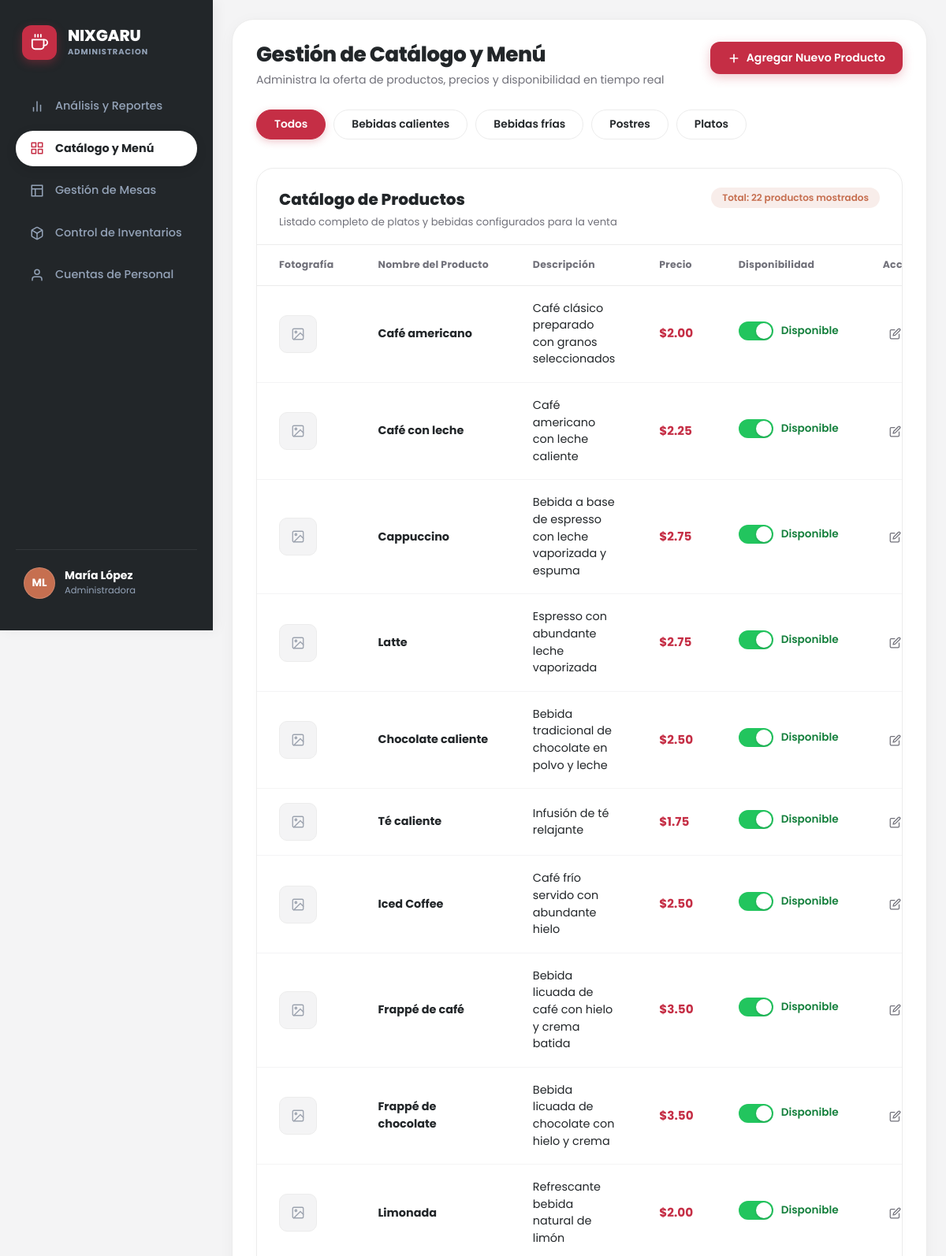
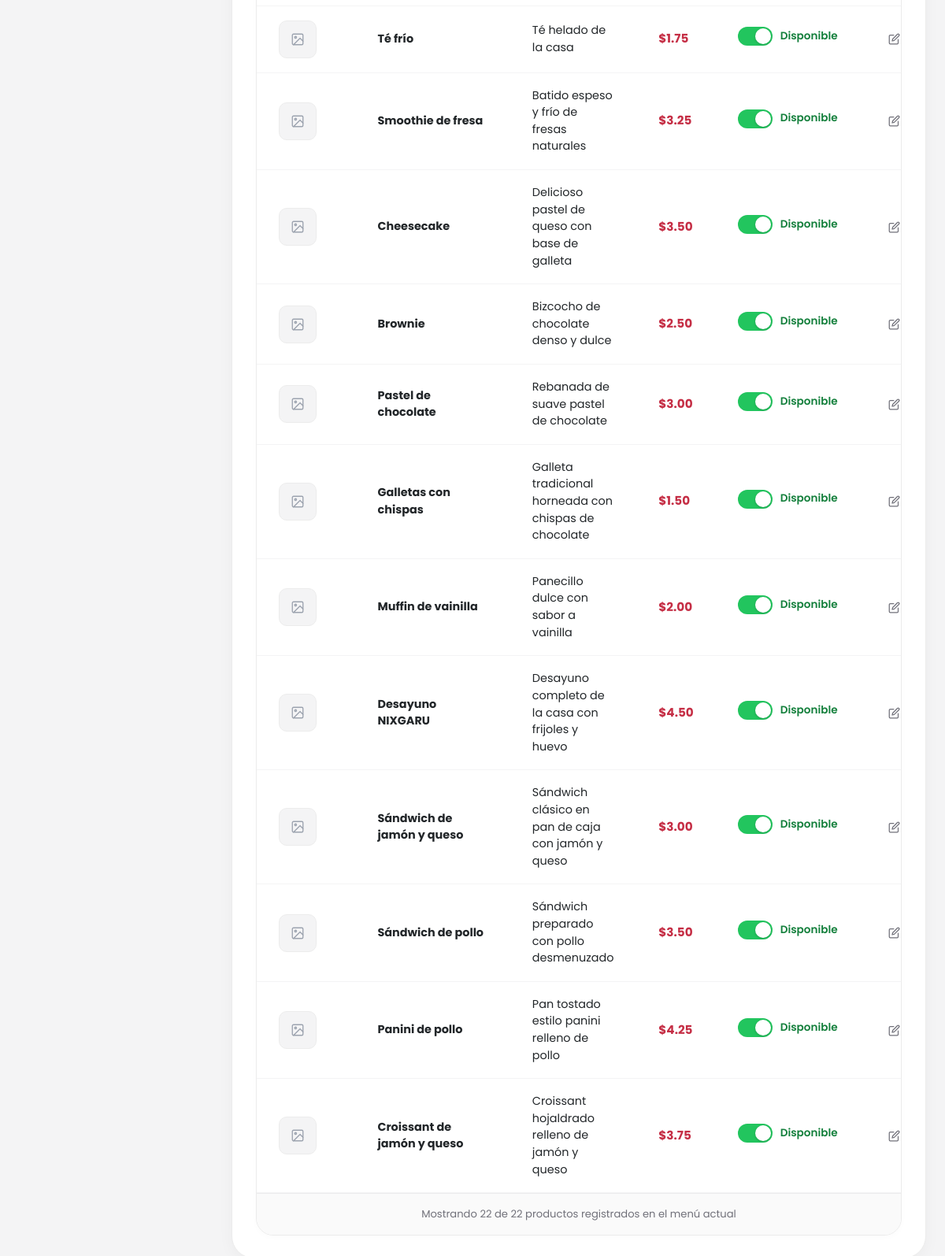
/views/admin/admin_catalogo.php, run on an earlier commit of the app's database (2 pictures, top to bottom).
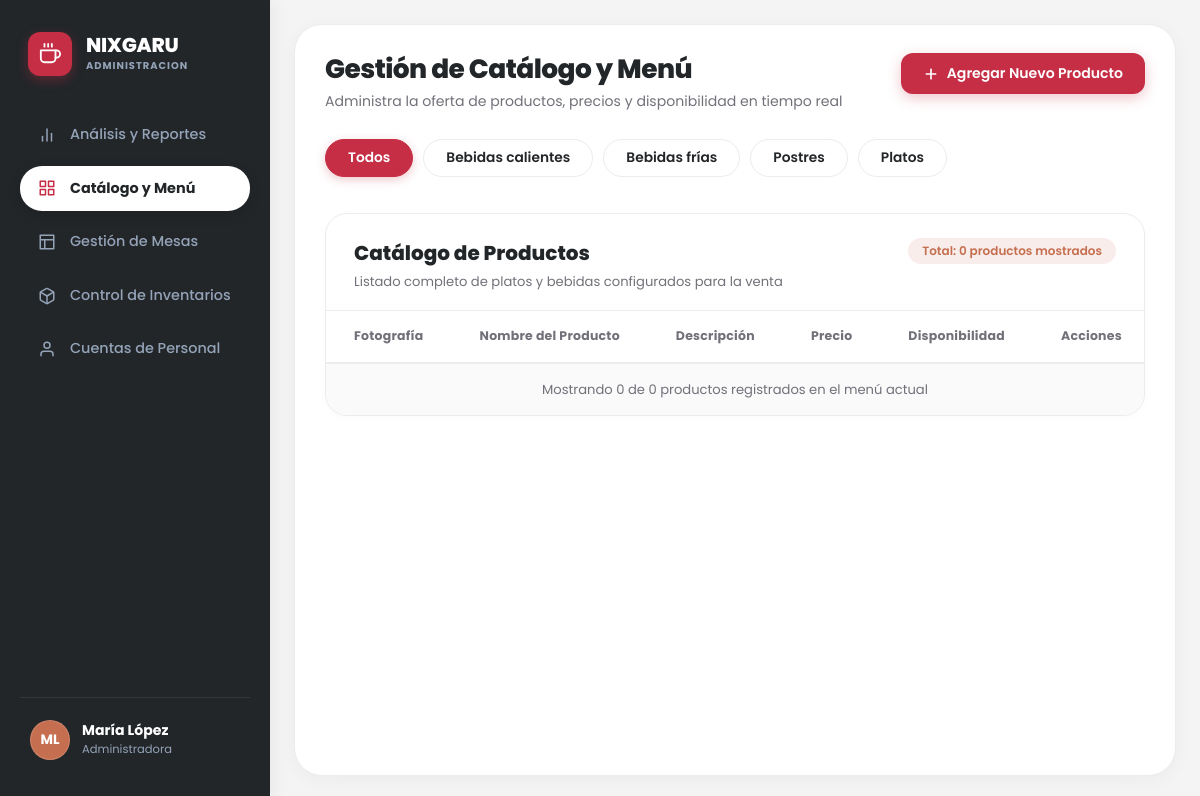
And on a later commit of the database.
### tables this page shows
CREATE TABLE Productos (
    id_producto INT(11) NOT NULL AUTO_INCREMENT,
    nombre_producto VARCHAR(100) NOT NULL,
    descripcion VARCHAR(255) NOT NULL,
    fotografia VARCHAR(255) NOT NULL,
    precio DECIMAL(8,2) NOT NULL,
    estado_disponibilidad VARCHAR(20) NOT NULL,
    id_categoria INT(11) NOT NULL,
    PRIMARY KEY (id_producto),
    FOREIGN KEY (id_categoria) REFERENCES Categorias(id_categoria) ON DELETE CASCADE ON UPDATE CASCADE
);

### models/Producto.php (called while the page is built, shortened)
<?php
class Producto {
    private PDO $pdo;
    public function __construct(PDO $pdo) {
        $this->pdo = $pdo;
    }
    public function obtenerTodos(): array {
        $stmt = $this->pdo->prepare("
            SELECT
                p.id_producto,
                p.nombre_producto,
                p.descripcion,
                p.fotografia,
                p.precio,
                p.estado_disponibilidad,
                p.id_categoria,
                c.nombre_categoria
            FROM Productos p
            INNER JOIN Categorias c ON p.id_categoria = c.id_categoria
            ORDER BY p.id_categoria ASC, p.id_producto ASC
        ");
        $stmt->execute();
        return $stmt->fetchAll();
    }
}

### views/admin/admin_catalogo.php (the view, shortened to what this page needs)
<?php
require_once __DIR__ . '/../../config/database.php';
require_once __DIR__ . '/../../models/Producto.php';
try {
    $productoModel = new Producto($pdo);
    $productos = $productoModel->obtenerTodos();
    $totalProductos = count($productos);
} catch (PDOException $e) {
    die("Error al consultar el catálogo de productos: " . $e->getMessage());
}
require_once '../layouts/sidebar.php';
?>
    <main class="admin-main-content">
      <div class="admin-content-card">
        <div class="admin-content-header">
          <div class="admin-title-group">
            <h1 class="admin-page-title">Gestión de Catálogo y Menú</h1>
            <p class="admin-page-subtitle">Administra la oferta de productos, precios y disponibilidad en tiempo real</p>
          </div>
          <button class="btn-add-table" id="btnAgregarProductoCatalogo" type="button">
            <svg width="16" height="16" viewBox="0 0 24 24" fill="none" stroke="currentColor" stroke-width="2.5" stroke-linecap="round" stroke-linejoin="round">
              <line x1="12" y1="5" x2="12" y2="19"></line>
              <line x1="5" y1="12" x2="19" y2="12"></line>
            </svg>
            <span>Agregar Nuevo Producto</span>
          </button>
        </div>
        <div class="catalog-filters-bar">
          <button type="button" class="catalog-filter-pill active" data-category="todos">Todos</button>
          <button type="button" class="catalog-filter-pill" data-category="calientes">Bebidas calientes</button>
          <button type="button" class="catalog-filter-pill" data-category="frias">Bebidas frías</button>
          <button type="button" class="catalog-filter-pill" data-category="postres">Postres</button>
          <button type="button" class="catalog-filter-pill" data-category="platos">Platos</button>
        </div>
        <div class="admin-table-container">
          <div class="admin-table-header">
            <div class="table-header-left">
              <h2 class="table-card-title">Catálogo de Productos</h2>
              <p class="table-card-subtitle">Listado completo de platos y bebidas configurados para la venta</p>
            </div>
            <span class="table-count-badge" id="catalogCountBadge">Total: <?php echo $totalProductos; ?> productos mostrados</span>
          </div>
          <div class="table-responsive">
            <table class="admin-data-table catalog-table">
              <thead>
                <tr>
                  <th class="col-cat-photo">Fotografía</th>
                  <th class="col-cat-name">Nombre del Producto</th>
                  <th class="col-cat-desc">Descripción</th>
                  <th class="col-cat-price">Precio</th>
                  <th class="col-cat-status">Disponibilidad</th>
                  <th class="col-acciones">Acciones</th>
                </tr>
              </thead>
              <tbody id="tablaCatalogoBody">
                <?php foreach ($productos as $producto): ?>
                  <?php
                    $catSlug = match ((int)$producto['id_categoria']) {
                        1 => 'calientes',
                        2 => 'frias',
                        3 => 'postres',
                        4 => 'platos',
                        default => 'otros'
                    };
                    $activo = (strtolower(trim($producto['estado_disponibilidad'])) === 'disponible');
                  ?>
                  <tr data-category="<?php echo $catSlug; ?>">
                    <td class="cell-cat-photo">
                      <div class="product-thumb-placeholder" title="Fotografía de <?php echo htmlspecialchars($producto['nombre_producto']); ?>">
                      </div>
                    </td>
                    <td class="cell-name"><?php echo htmlspecialchars($producto['nombre_producto']); ?></td>
                    <td class="cell-cat-desc"><?php echo htmlspecialchars($producto['descripcion'] ?? 'Sin descripción'); ?></td>
                    <td class="cell-cat-price">
                      <span class="catalog-price">$<?php echo number_format((float)$producto['precio'], 2); ?></span>
                    </td>
                    <td class="cell-cat-status">
                      <div class="toggle-switch-wrapper <?php echo $activo ? 'active' : ''; ?>" data-product="<?php echo htmlspecialchars($producto['nombre_producto']); ?>" data-id="<?php echo (int)$producto['id_producto']; ?>" data-codigo="<?php echo (int)$producto['id_producto']; ?>">
                        <button type="button" class="toggle-switch" aria-label="Cambiar disponibilidad" aria-checked="<?php echo $activo ? 'true' : 'false'; ?>">
                          <span class="toggle-knob"></span>
                        </button>
                        <span class="toggle-status-label"><?php echo htmlspecialchars($producto['estado_disponibilidad']); ?></span>
                      </div>
                    </td>
                    <td class="cell-acciones">
                      <button class="btn-action-edit" title="Editar producto" type="button">
                        <svg width="15" height="15" viewBox="0 0 24 24" fill="none" stroke="currentColor" stroke-width="2" stroke-linecap="round" stroke-linejoin="round">
                          <path d="M11 4H4a2 2 0 0 0-2 2v14a2 2 0 0 0 2 2h14a2 2 0 0 0 2-2v-7"></path>
                          <path d="M18.5 2.5a2.121 2.121 0 0 1 3 3L12 15l-4 1 1-4 9.5-9.5z"></path>
                        </svg>
                      </button>
                    </td>
                  </tr>
                <?php endforeach; ?>
              </tbody>
            </table>
          </div>
          <div class="admin-table-footer">
            <span>Mostrando <?php echo $totalProductos; ?> de <?php echo $totalProductos; ?> productos registrados en el menú actual</span>
          </div>
        </div>
      </div>
    </main>
  </div>
</body>
</html>

### views/layouts/sidebar.php (shortened to what this page needs)
<?php
$currentPage = $currentPage ?? basename($_SERVER['PHP_SELF']);
$nombreUsuario = $_SESSION['nombre'] ?? ($nombreUsuario ?? 'María López');
$rolUsuario = $_SESSION['rol'] ?? ($rolUsuario ?? 'Administradora');
if (!isset($avatarUsuario)) {
    $palabras = preg_split('/\s+/', trim($nombreUsuario));
    $avatarUsuario = '';
    if (count($palabras) >= 2) {
        $avatarUsuario = mb_strtoupper(mb_substr($palabras[0], 0, 1) . mb_substr($palabras[1], 0, 1));
    } else {
        $avatarUsuario = mb_strtoupper(mb_substr($nombreUsuario, 0, 2));
    }
}
$sidebarCollapsed = isset($_COOKIE['admin_sidebar_collapsed']) && $_COOKIE['admin_sidebar_collapsed'] === 'true';
?>
<!DOCTYPE html>
<html lang="es">
<head>
  <link rel="stylesheet" href="/NIXGARU/public/css/global.css">
  <link rel="stylesheet" href="/NIXGARU/public/css/admin.css?v=<?php echo file_exists(__DIR__ . '/../../public/css/admin.css') ? filemtime(__DIR__ . '/../../public/css/admin.css') : time(); ?>">
</head>
<body class="admin-body">
  <div class="admin-layout" id="adminLayout">
    <aside class="admin-sidebar no-transition <?php echo $sidebarCollapsed ? 'collapsed' : ''; ?>" id="adminSidebar">
      <div class="admin-brand" id="adminBrand">
        <button class="admin-brand-icon btn-toggle-admin-sidebar" id="btnToggleAdminSidebar" type="button" onclick="window.toggleAdminSidebar && window.toggleAdminSidebar(event)" title="Colapsar o cerrar menú" aria-label="Colapsar o cerrar menú lateral">
        </button>
        <div class="admin-brand-info">
          <span class="admin-brand-title">NIXGARU</span>
          <span class="admin-brand-sub">ADMINISTRACION</span>
        </div>
      </div>
      <nav class="admin-nav">
        <a href="admin_dashboard.php" class="admin-nav-item <?php echo ($currentPage === 'admin_dashboard.php') ? 'active' : ''; ?>" data-tooltip="Análisis y Reportes" title="Análisis y Reportes">
          <svg width="18" height="18" viewBox="0 0 24 24" fill="none" stroke="currentColor" stroke-width="2" stroke-linecap="round" stroke-linejoin="round">
            <line x1="18" y1="20" x2="18" y2="10"></line>
            <line x1="12" y1="20" x2="12" y2="4"></line>
            <line x1="6" y1="20" x2="6" y2="14"></line>
          </svg>
          <span>Análisis y Reportes</span>
        </a>
        <a href="admin_catalogo.php" class="admin-nav-item <?php echo ($currentPage === 'admin_catalogo.php') ? 'active' : ''; ?>" data-tooltip="Catálogo y Menú" title="Catálogo y Menú">
          <span>Catálogo y Menú</span>
        </a>
        <a href="admin_mesas.php" class="admin-nav-item <?php echo ($currentPage === 'admin_mesas.php') ? 'active' : ''; ?>" data-tooltip="Gestión de Mesas" title="Gestión de Mesas">
          <svg width="18" height="18" viewBox="0 0 24 24" fill="none" stroke="currentColor" stroke-width="2" stroke-linecap="round" stroke-linejoin="round">
            <path d="M3 3h18v18H3zM3 9h18M9 21V9"></path>
          </svg>
          <span>Gestión de Mesas</span>
        </a>
        <a href="admin_inventario.php" class="admin-nav-item <?php echo ($currentPage === 'admin_inventario.php') ? 'active' : ''; ?>" data-tooltip="Control de Inventarios" title="Control de Inventarios">
          <span>Control de Inventarios</span>
        </a>
        <a href="admin_personal.php" class="admin-nav-item <?php echo ($currentPage === 'admin_personal.php') ? 'active' : ''; ?>" data-tooltip="Cuentas de Personal" title="Cuentas de Personal">
          <svg width="18" height="18" viewBox="0 0 24 24" fill="none" stroke="currentColor" stroke-width="2" stroke-linecap="round" stroke-linejoin="round">
            <path d="M20 21v-2a4 4 0 0 0-4-4H8a4 4 0 0 0-4 4v2"></path>
            <circle cx="12" cy="7" r="4"></circle>
          </svg>
          <span>Cuentas de Personal</span>
        </a>
      </nav>
      <div class="admin-sidebar-profile-wrapper">
        <div class="admin-sidebar-profile" id="adminSidebarProfile" role="button" tabindex="0" aria-haspopup="true" aria-expanded="false" title="Perfil y opciones de sesión">
          <div class="admin-profile-avatar"><?php echo htmlspecialchars($avatarUsuario); ?></div>
          <div class="admin-profile-meta">
            <span class="admin-profile-name"><?php echo htmlspecialchars($nombreUsuario); ?></span>
            <span class="admin-profile-role"><?php echo htmlspecialchars($rolUsuario); ?></span>
          </div>
        </div>
      </div>
    </aside>

### public/css/global.css (style rules this page uses)
:root { --color-terracota: #C66F50; --color-rojo-frambuesa: #C52E45; --color-blanco: #FFFFFF; --color-negro-suave: #222629; --color-gris-claro: #C9CED1; --color-primario: var(--color-rojo-frambuesa); --color-acento: var(--color-terracota); --color-fondo: var(--color-blanco); --color-texto: var(--color-negro-suave); --color-texto-muted: #71717A; --color-gris-superficie: #F4F4F5; --color-borde-suave: #ECECEC; --fuente-principal: 'Poppins', -apple-system, BlinkMacSystemFont, "Segoe UI", Roboto, sans-serif; --fuente-mono: 'Courier Prime', 'SF Mono', Monaco, Consolas, "Liberation Mono", "Courier New", monospace; --radio-lg: 28px; --radio-md: 22px; --radio-sm: 16px; --radio-pill: 9999px; --sombra-card: 0 4px 20px rgba(0, 0, 0, 0.04); --sombra-card-hover: 0 8px 24px rgba(0, 0, 0, 0.08); --sombra-modal: 0 20px 40px rgba(0, 0, 0, 0.15); }
* { margin: 0; padding: 0; box-sizing: border-box; }
body { background-color: var(--color-fondo); color: var(--color-texto); font-family: var(--fuente-principal); line-height: 1.5; -webkit-font-smoothing: antialiased; -moz-osx-font-smoothing: grayscale; }
img, svg { vertical-align: middle; }
button { font-family: inherit; }

What changed in the data, as far as the page shows it:
removed productos: nombre_producto "Café americano", descripcion "Café clásico preparado con granos seleccionados", precio "2.00", estado_disponibilidad "Disponible"
removed productos: nombre_producto "Café con leche", descripcion "Café americano con leche caliente", precio "2.25", estado_disponibilidad "Disponible"
removed productos: nombre_producto "Cappuccino", descripcion "Bebida a base de espresso con leche vaporizada y espuma", precio "2.75", estado_disponibilidad "Disponible"
removed productos: nombre_producto "Latte", descripcion "Espresso con abundante leche vaporizada", precio "2.75", estado_disponibilidad "Disponible"
removed productos: nombre_producto "Chocolate caliente", descripcion "Bebida tradicional de chocolate en polvo y leche", precio "2.50", estado_disponibilidad "Disponible"
removed productos: nombre_producto "Té caliente", descripcion "Infusión de té relajante", precio "1.75", estado_disponibilidad "Disponible"
removed productos: nombre_producto "Iced Coffee", descripcion "Café frío servido con abundante hielo", precio "2.50", estado_disponibilidad "Disponible"
removed productos: nombre_producto "Frappé de café", descripcion "Bebida licuada de café con hielo y crema batida", precio "3.50", estado_disponibilidad "Disponible"
removed productos: nombre_producto "Frappé de chocolate", descripcion "Bebida licuada de chocolate con hielo y crema", precio "3.50", estado_disponibilidad "Disponible"
removed productos: nombre_producto "Limonada", descripcion "Refrescante bebida natural de limón", precio "2.00", estado_disponibilidad "Disponible"
removed productos: nombre_producto "Té frío", descripcion "Té helado de la casa", precio "1.75", estado_disponibilidad "Disponible"
removed productos: nombre_producto "Smoothie de fresa", descripcion "Batido espeso y frío de fresas naturales", precio "3.25", estado_disponibilidad "Disponible"
removed productos: nombre_producto "Cheesecake", descripcion "Delicioso pastel de queso con base de galleta", precio "3.50", estado_disponibilidad "Disponible"
removed productos: nombre_producto "Brownie", descripcion "Bizcocho de chocolate denso y dulce", precio "2.50", estado_disponibilidad "Disponible"
removed productos: nombre_producto "Pastel de chocolate", descripcion "Rebanada de suave pastel de chocolate", precio "3.00", estado_disponibilidad "Disponible"
removed productos: nombre_producto "Galletas con chispas", descripcion "Galleta tradicional horneada con chispas de chocolate", precio "1.50", estado_disponibilidad "Disponible"
removed productos: nombre_producto "Muffin de vainilla", descripcion "Panecillo dulce con sabor a vainilla", precio "2.00", estado_disponibilidad "Disponible"
removed productos: nombre_producto "Desayuno NIXGARU", descripcion "Desayuno completo de la casa con frijoles y huevo", precio "4.50", estado_disponibilidad "Disponible"
removed productos: nombre_producto "Sándwich de jamón y queso", descripcion "Sándwich clásico en pan de caja con jamón y queso", precio "3.00", estado_disponibilidad "Disponible"
removed productos: nombre_producto "Sándwich de pollo", descripcion "Sándwich preparado con pollo desmenuzado", precio "3.50", estado_disponibilidad "Disponible"
removed productos: nombre_producto "Panini de pollo", descripcion "Pan tostado estilo panini relleno de pollo", precio "4.25", estado_disponibilidad "Disponible"
removed productos: nombre_producto "Croissant de jamón y queso", descripcion "Croissant hojaldrado relleno de jamón y queso", precio "3.75", estado_disponibilidad "Disponible"
Also different on the page:
$totalProductos: "22" → "0"
